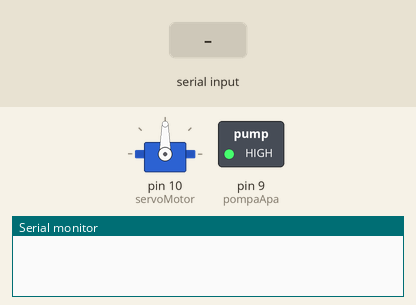
Bench run of a sketch on a simulated Arduino Uno, built with avr-gcc and run on an emulated ATmega328P. On the bench: servo, switched loads named in the sketch (green lamp = pin HIGH), the last lines printed to the serial monitor. The test bench sets the inputs (shaded band).

Above: at 1.2 s.
1.3 s: "1" received over Serial
At 2.2 s:
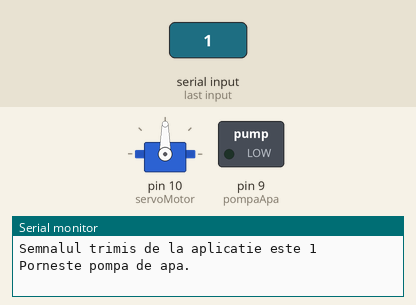
Timing chart, 0 to 27.8 s (numbered marks = the images above; inputs shaded):
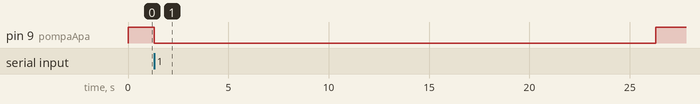

The sketch:

ardtest.ino
```cpp
#include <Servo.h>
Servo servoMotor;
int angle = 90;
const int pompaApa = 9;
void setup() {
Serial.begin(115200);
servoMotor.attach(10);
servoMotor.write(angle);
pinMode(pompaApa, OUTPUT);
digitalWrite(pompaApa, HIGH);
}
void loop()
{
if (Serial.available())
{
    char receivedChar = Serial.read();
      Serial.print("Semnalul trimis de la aplicatie este ");
      Serial.println(receivedChar);
        if (receivedChar == '1') {
            Serial.print("Porneste pompa de apa.");
            digitalWrite(pompaApa, LOW);
             delay(25000);
            digitalWrite(pompaApa, HIGH);
        } else if (receivedChar == '0') {
             Serial.print("Opreste pompa de apa.");
             digitalWrite(pompaApa, HIGH);
        }
          else if (receivedChar == '2')
            { Serial.print("Porneste servo-motorul.");
              int angle = 90;
               servoMotor.attach(10);
               angle += 30;
               servoMotor.write(angle);
               delay(1000);
               servoMotor.detach();
            }
          else if (receivedChar == '3')
          {  Serial.print("Opreste servo-motorul.");
             int angle = 90;
             servoMotor.attach(10);
             angle -= 40;
             servoMotor.write(angle);
             delay(1000);
             servoMotor.detach();
              }
}
}
```

Measured:
- after the input at 1.3 s, pin 9 (pompaApa): HIGH → LOW at once, → HIGH 25.0 s later
